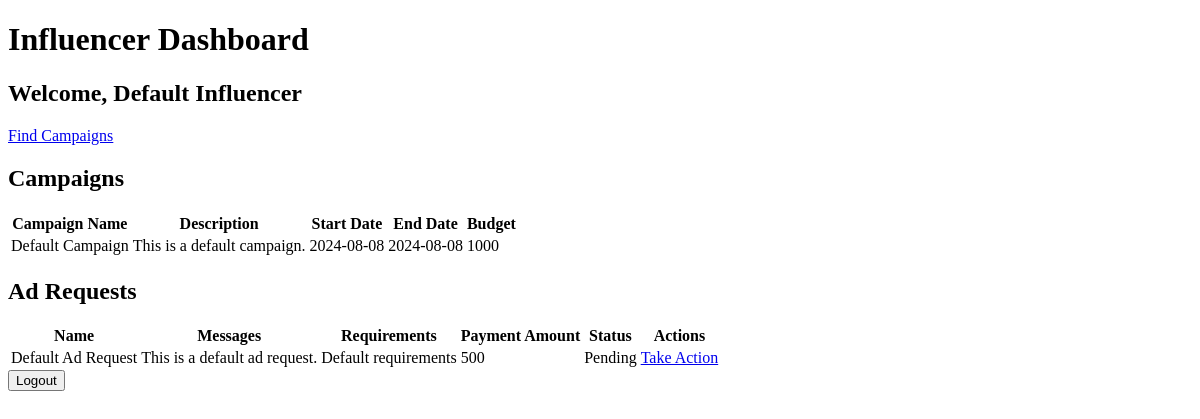
/influencer (signed in), run on an earlier commit of the app's database.
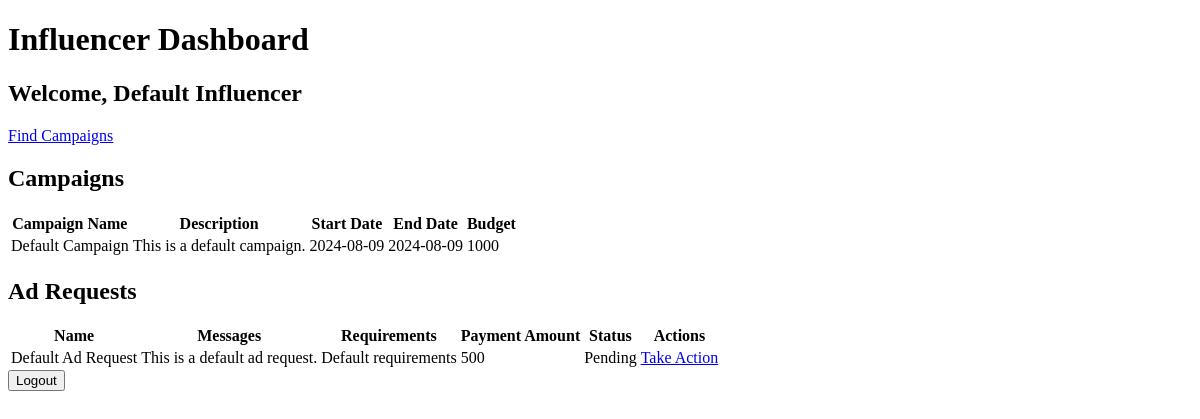
And on a later commit of the database.
### applications/models.py (models this page shows, shortened)
class Influencer(db.Model):
    id = db.Column(db.Integer, primary_key=True)
    user_id = db.Column(db.Integer, db.ForeignKey('user.id', ondelete='CASCADE'), nullable=False)
    name = db.Column(db.String(120), nullable=False)
    category = db.Column(db.String(120), nullable=False)
    niche = db.Column(db.String(120), nullable=False)
    reach = db.Column(db.Integer, nullable=False)
    platform = db.Column(db.String(120), nullable=False)
    engagement_rate = db.Column(db.Float, nullable=False)
    flagged = db.Column(db.Boolean, default=False)
    user = db.relationship('User', back_populates='influencer')
    ad_requests = db.relationship('AdRequest', back_populates='influencer')

class Campaign(db.Model):
    id = db.Column(db.Integer, primary_key=True)
    name = db.Column(db.String(120), nullable=False)
    description = db.Column(db.Text, nullable=False)
    start_date = db.Column(db.Date, nullable=False)
    end_date = db.Column(db.Date, nullable=False)
    budget = db.Column(db.Integer, nullable=False)
    visibility = db.Column(db.String(10), nullable=False)  # 'public' or 'private'
    goals = db.Column(db.Text, nullable=False)
    sponsor_id = db.Column(db.Integer, db.ForeignKey('sponsor.id'), nullable=False)
    is_public = db.Column(db.Boolean, default=True)
    ad_requests = db.relationship('AdRequest', backref='campaign', lazy=True)
    sponsor = db.relationship('Sponsor', back_populates='campaigns')

class AdRequest(db.Model):
    id = db.Column(db.Integer, primary_key=True)
    name = db.Column(db.String(100), nullable=False)
    sponsor_id = db.Column(db.Integer, db.ForeignKey('sponsor.id'), nullable=False)
    campaign_id = db.Column(db.Integer, db.ForeignKey('campaign.id'), nullable=False)
    influencer_id = db.Column(db.Integer, db.ForeignKey('influencer.id'), nullable=False)
    messages = db.Column(db.Text, nullable=True)
    requirements = db.Column(db.Text, nullable=False)
    payment_amount = db.Column(db.Integer, nullable=False)
    status = db.Column(db.String(10), nullable=False)  # 'Pending', 'Accepted', 'Rejected'
    influencer = db.relationship('Influencer', back_populates='ad_requests')
    sponsor = db.relationship('Sponsor', back_populates='ad_requests')

### applications/routes.py (the view)
@app.route('/influencer', methods=['GET'])
def influencer_dashboard():
    if 'user_id' not in session:
        flash('You need to be logged in to access the influencer dashboard.')
        return redirect(url_for('login'))
    user = User.query.get(session['user_id'])
    if not user or user.role != 'influencer':
        flash('You do not have permission to access the influencer dashboard.')
        return redirect(url_for('home'))
    influencer = Influencer.query.filter_by(user_id=user.id).first()
    ad_requests = AdRequest.query.filter_by(influencer_id=user.id).all()
    campaign_ids = {ad_request.campaign_id for ad_request in ad_requests}
    campaigns = Campaign.query.filter(Campaign.id.in_(campaign_ids)).all()
    return render_template('influencer_dashboard.html', user=user, influencer=influencer, ad_requests=ad_requests, campaigns=campaigns)

### templates/influencer_dashboard.html (shortened to what this page needs)
<!DOCTYPE html>
<html lang="en">
<head>
</head>
<body>
    <h1>Influencer Dashboard</h1>
    <h2>Welcome, {{ influencer.name }}</h2>
    <a href="{{ url_for('find_campaigns') }}">Find Campaigns</a>
    <h2>Campaigns</h2>
    <table>
        <tr>
            <th>Campaign Name</th>
            <th>Description</th>
            <th>Start Date</th>
            <th>End Date</th>
            <th>Budget</th>
        </tr>
        {% for campaign in campaigns %}
        <tr>
            <td>{{ campaign.name }}</td>
            <td>{{ campaign.description }}</td>
            <td>{{ campaign.start_date }}</td>
            <td>{{ campaign.end_date }}</td>
            <td>{{ campaign.budget }}</td>
        </tr>
        {% endfor %}
    </table>
    <h2>Ad Requests</h2>
    <table>
        <tr>
            <th>Name</th>
            <th>Messages</th>
            <th>Requirements</th>
            <th>Payment Amount</th>
            <th>Status</th>
            <th>Actions</th>
        </tr>
        {% for ad_request in ad_requests %}
        <tr>
            <td>{{ ad_request.name }}</td>
            <td>{{ ad_request.messages }}</td>
            <td>{{ ad_request.requirements }}</td>
            <td>{{ ad_request.payment_amount }}</td>
            <td>{{ ad_request.status }}</td>
            <td>
                <a href="{{ url_for('action_ad_request', id=ad_request.id) }}">Take Action</a>
            </td>
        </tr>
        {% endfor %}
    </table>
    <button onclick="location.href='{{ url_for('logout') }}'">Logout</button>
</body>
</html>

What changed in the data, as far as the page shows it:
changed Campaign "Default Campaign": start_date "2024-08-08" → "2024-08-09"; end_date "2024-08-08" → "2024-08-09"
